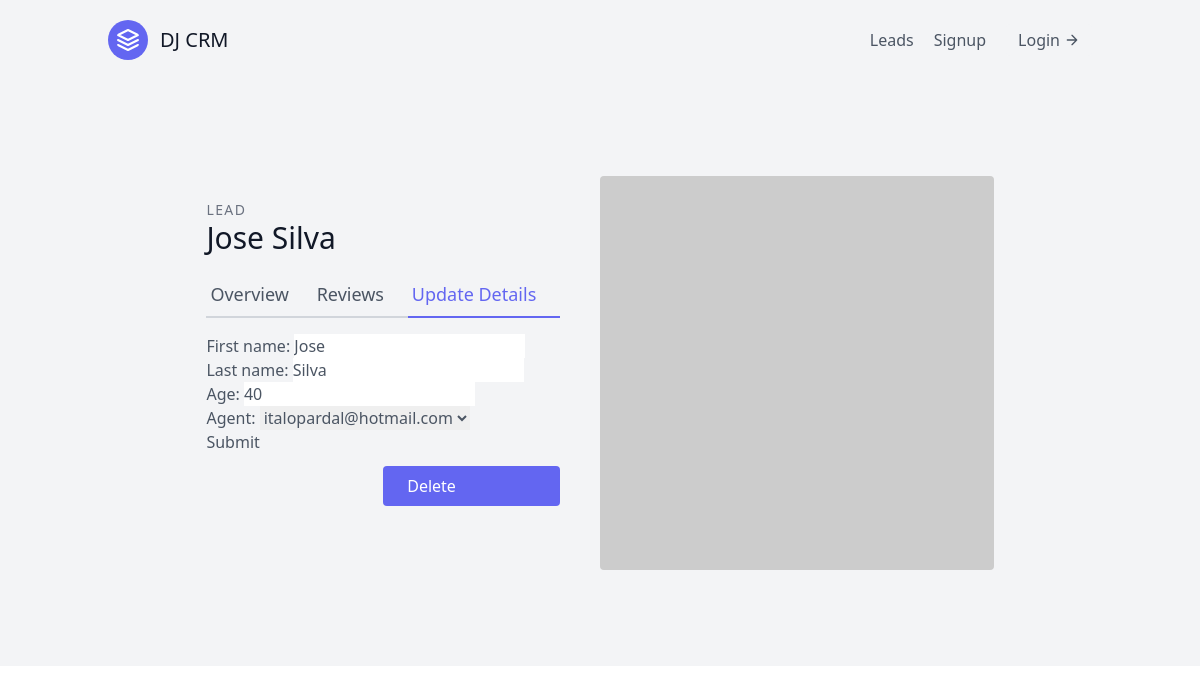
Page /leads/12/update/ on the committed database.
### leads/models.py (models this page shows, shortened)
class Lead(models.Model):
    first_name = models.CharField(max_length=50)
    last_name = models.CharField(max_length=50)
    age = models.IntegerField(default=0)
    agent = models.ForeignKey("Agent", on_delete=models.CASCADE)

### leads/views.py (the view, shortened to what this page needs)
# urls.py: path("<int:pk>/update/", LeadUpdateView.as_view(), name="lead-update"),
class LeadUpdateView(generic.UpdateView):
    template_name = "leads/lead_update.html"
    queryset = Lead.objects.all()
    form_class = LeadModelForm

### leads/forms.py
class LeadModelForm(forms.ModelForm):
    class Meta:
        model = Lead
        fields = (
            "first_name",
            "last_name",
            "age",
            "agent",
        )

### leads/models.py (called while the page is built)
    def __str__(self):
        return self.user.email

### leads/templates/leads/lead_update.html (shortened to what this page needs)
{% extends "base.html" %}
{% block content %}
<section class="text-gray-600 body-font overflow-hidden">
    <div class="container px-5 py-24 mx-auto">
        <div class="lg:w-4/5 mx-auto flex flex-wrap">
            <div class="lg:w-1/2 w-full lg:pr-10 lg:py-6 mb-6 lg:mb-0">
                <h2 class="text-sm title-font text-gray-500 tracking-widest">LEAD</h2>
                <h1 class="text-gray-900 text-3xl title-font font-medium mb-4">{{ lead.first_name}} {{ lead.last_name}}
                </h1>
                <div class="flex mb-4">
                    <a href="{% url 'leads:lead-detail' lead.pk %}"
                        class="flex-grow border-b-2 border-gray-300 py-2 text-lg px-1">
                        Overview
                    </a>
                    <a class="flex-grow border-b-2 border-gray-300 py-2 text-lg px-1">
                        Reviews
                    </a>
                    <a href="{% url 'leads:lead-update' lead.pk %}"
                        class="flex-grow text-indigo-500 border-b-2 border-indigo-500 py-2 text-lg px-1">
                        Update Details
                    </a>
                </div>
                <form action="" method="POST">
                    {{ form.as_p }}
                    <button type="submit">Submit</button>
                </form>
                <a href="{% url 'leads:lead-delete' lead.pk %}"
                    class="w-1/2 mt-3 flex ml-auto text-white bg-indigo-500 border-0 py-2 px-6 focus:outline-none hover:bg-indigo-600 rounded">
                    Delete</a>
            </div>
            <img alt="ecommerce" class="lg:w-1/2 w-full lg:h-auto h-64 object-cover object-center rounded"
                src="https://dummyimage.com/400x400">
        </div>
    </div>
</section>
{% endblock content %}

### rows in the picture
Lead: first_name "Jose", last_name "Silva", age "40", agent "italopardal@hotmail.com"
